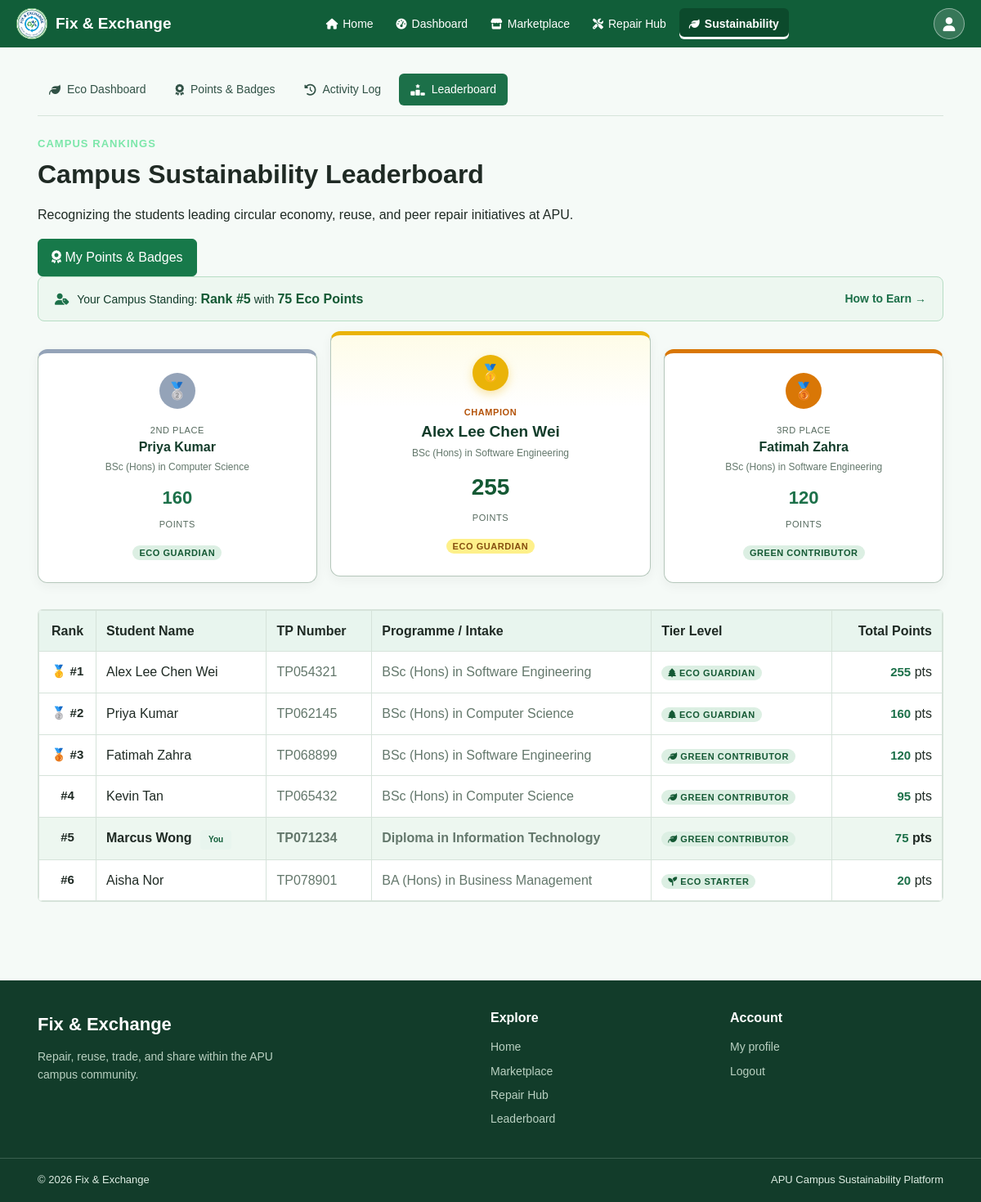
/src/sustainability/leaderboard.php (signed in), run on the app's committed database.
### tables this page shows
CREATE TABLE IF NOT EXISTS users (
    user_id INT AUTO_INCREMENT PRIMARY KEY,
    full_name VARCHAR(100) NOT NULL,
    email VARCHAR(255) NOT NULL UNIQUE,
    password_hash VARCHAR(255) NOT NULL,
    role VARCHAR(20) NOT NULL DEFAULT 'Student',
     
    account_status VARCHAR(20) NOT NULL DEFAULT 'Active',
    total_points INT NOT NULL DEFAULT 0,
    created_at DATETIME NOT NULL DEFAULT CURRENT_TIMESTAMP,
    tp_number VARCHAR(20) NOT NULL UNIQUE,
    phone_number VARCHAR(30),
    intake_code VARCHAR(50),
    academic_program VARCHAR(100)
);

### includes/auth-check.php (called while the page is built, shortened)
<?php
function current_user(): ?array
{
    return $_SESSION['user'] ?? null;
}
if (!function_exists('escape_html')) {
    function escape_html($text): string
    {
        return htmlspecialchars((string) $text, ENT_QUOTES, 'UTF-8');
    }
}

### src/sustainability/leaderboard.php (the view, shortened to what this page needs)
<?php
require __DIR__ . '/../../includes/auth-check.php';
require __DIR__ . '/../../includes/sustainability-helpers.php';
$user = current_user();
$userId = (int) $user['user_id'];
$userStmt = mysqli_prepare($conn, 'SELECT total_points FROM users WHERE user_id = ?');
mysqli_stmt_bind_param($userStmt, 'i', $userId);
mysqli_stmt_execute($userStmt);
$userData = mysqli_fetch_assoc(mysqli_stmt_get_result($userStmt));
$currentUserPoints = (int) ($userData['total_points'] ?? 0);
$userRank = null;
if ($currentUserPoints > 0) {
    $rankStmt = mysqli_prepare(
        $conn,
        "SELECT COUNT(*) + 1 AS student_rank
         FROM users
         WHERE role = 'Student' AND total_points > ?"
    );
    mysqli_stmt_bind_param($rankStmt, 'i', $currentUserPoints);
    mysqli_stmt_execute($rankStmt);
    $userRank = (int) (mysqli_fetch_assoc(mysqli_stmt_get_result($rankStmt))['student_rank'] ?? 1);
}
$leaderboardStmt = mysqli_prepare(
    $conn,
    "SELECT user_id, full_name, tp_number, academic_program, total_points
     FROM users
     WHERE role = 'Student' AND total_points > 0
     ORDER BY total_points DESC, user_id ASC
     LIMIT 50"
);
mysqli_stmt_execute($leaderboardStmt);
$rankings = mysqli_fetch_all(mysqli_stmt_get_result($leaderboardStmt), MYSQLI_ASSOC);
$podium = array_slice($rankings, 0, 3);
require __DIR__ . '/../../includes/header.php';
?>
<section class="section sust-page">
    <div class="container">
        <div class="repair-header-row">
            <div>
                <p class="sust-kicker">CAMPUS RANKINGS</p>
                <h1>Campus Sustainability Leaderboard</h1>
                <p>Recognizing the students leading circular economy, reuse, and peer repair initiatives at APU.</p>
            </div>
            <a class="btn btn-primary" href="points.php">
                <i class="fa-solid fa-award" aria-hidden="true"></i> My Points &amp; Badges
            </a>
        </div>
        <div class="sust-user-rank-banner">
            <div>
                <i class="fa-solid fa-user-tag" aria-hidden="true" style="color: #1c7049; margin-right: 6px;"></i>
                Your Campus Standing:
                <?php if ($currentUserPoints > 0 && $userRank): ?>
                    <strong>Rank #<?= $userRank ?></strong> with <strong><?= $currentUserPoints ?> Eco Points</strong>
                <?php else: ?>
                    <strong>Unranked (0 Points)</strong> &ndash; Complete a repair or giveaway to get on the board!
                <?php endif; ?>
            </div>
            <a href="points.php" style="font-weight: 600; color: #1c7049; text-decoration: none;">
                How to Earn &rarr;
            </a>
        </div>
        <?php if (!$rankings): ?>
            <div class="repair-empty-state">
                <i class="fa-solid fa-trophy" aria-hidden="true"></i>
                <h3>No campus scores recorded yet</h3>
                <p>Be the very first student to earn points and claim the #1 spot on the leaderboard!</p>
                <div style="display: flex; gap: 10px; justify-content: center;">
                    <a class="btn btn-primary" href="../repair-requester/create-request.php">
                        <i class="fa-solid fa-screwdriver-wrench"></i> Request a Repair
                    </a>
                    <a class="btn btn-outline-primary" href="../buyer-seller/create-listing.php">
                        <i class="fa-solid fa-plus"></i> Post an Item
                    </a>
                </div>
            </div>
        <?php else: ?>
            <div class="sust-podium-grid">
                <?php if (isset($podium[1])): ?>
                    <?php $tier2 = calculate_eco_tier((int) $podium[1]['total_points']); ?>
                    <div class="sust-podium-card second">
                        <div class="sust-podium-medal">🥈</div>
                        <span class="sust-podium-label">2nd Place</span>
                        <h3 class="sust-podium-name"><?= escape_html($podium[1]['full_name']) ?></h3>
                        <p class="sust-podium-program"><?= escape_html($podium[1]['academic_program'] ?: 'Student') ?></p>
                        <span class="sust-podium-points"><?= (int) $podium[1]['total_points'] ?></span>
                        <span class="sust-podium-label">Points</span>
                        <div style="margin-top: 10px;">
                            <span class="sust-tier-tag"><?= escape_html($tier2['name']) ?></span>
                        </div>
                    </div>
                <?php else: ?>
                    <div></div>
                <?php endif; ?>
                <?php if (isset($podium[0])): ?>
                    <?php $tier1 = calculate_eco_tier((int) $podium[0]['total_points']); ?>
                    <div class="sust-podium-card first">
                        <div class="sust-podium-medal">🥇</div>
                        <span class="sust-podium-label" style="color: #b45309; font-weight: 700;">Champion</span>
                        <h3 class="sust-podium-name" style="font-size: 19px;"><?= escape_html($podium[0]['full_name']) ?></h3>
                        <p class="sust-podium-program"><?= escape_html($podium[0]['academic_program'] ?: 'Student') ?></p>
                        <span class="sust-podium-points" style="font-size: 28px; color: #145934;"><?= (int) $podium[0]['total_points'] ?></span>
                        <span class="sust-podium-label">Points</span>
                        <div style="margin-top: 10px;">
                            <span class="sust-tier-tag" style="background: #fef08a; color: #854d0e;"><?= escape_html($tier1['name']) ?></span>
                        </div>
                    </div>
                <?php endif; ?>
                <?php if (isset($podium[2])): ?>
                    <?php $tier3 = calculate_eco_tier((int) $podium[2]['total_points']); ?>
                    <div class="sust-podium-card third">
                        <div class="sust-podium-medal">🥉</div>
                        <span class="sust-podium-label">3rd Place</span>
                        <h3 class="sust-podium-name"><?= escape_html($podium[2]['full_name']) ?></h3>
                        <p class="sust-podium-program"><?= escape_html($podium[2]['academic_program'] ?: 'Student') ?></p>
                        <span class="sust-podium-points"><?= (int) $podium[2]['total_points'] ?></span>
                        <span class="sust-podium-label">Points</span>
                        <div style="margin-top: 10px;">
                            <span class="sust-tier-tag"><?= escape_html($tier3['name']) ?></span>
                        </div>
                    </div>
                <?php else: ?>
                    <div></div>
                <?php endif; ?>
            </div>
            <div class="table-wrap card">
                <table class="table">
                    <thead>
                        <tr>
                            <th style="width: 70px; text-align: center;">Rank</th>
                            <th>Student Name</th>
                            <th>TP Number</th>
                            <th>Programme / Intake</th>
                            <th>Tier Level</th>
                            <th style="text-align: right;">Total Points</th>
                        </tr>
                    </thead>
                    <tbody>
                        <?php foreach ($rankings as $index => $row): ?>
                            <?php
                            $rank = $index + 1;
                            $isUserRow = ((int) $row['user_id'] === $userId);
                            $tier = calculate_eco_tier((int) $row['total_points']);
                            $medalIcon = '';
                            if ($rank === 1) $medalIcon = '🥇 ';
                            elseif ($rank === 2) $medalIcon = '🥈 ';
                            elseif ($rank === 3) $medalIcon = '🥉 ';
                            ?>
                            <tr style="<?= $isUserRow ? 'background: #edf7f0; font-weight: 600;' : '' ?>">
                                <td style="text-align: center; font-size: 15px;">
                                    <strong><?= $medalIcon ?>#<?= $rank ?></strong>
                                </td>
                                <td>
                                    <?= escape_html($row['full_name']) ?>
                                    <?php if ($isUserRow): ?>
                                        <span class="badge badge-primary" style="font-size: 10px; margin-left: 6px;">You</span>
                                    <?php endif; ?>
                                </td>
                                <td style="color: #63776b;"><?= escape_html($row['tp_number']) ?></td>
                                <td style="color: #63776b;"><?= escape_html($row['academic_program'] ?: '—') ?></td>
                                <td>
                                    <span class="sust-tier-tag">
                                        <i class="fa-solid <?= escape_html($tier['badge']) ?>" aria-hidden="true"></i>
                                        <?= escape_html($tier['name']) ?>
                                    </span>
                                </td>
                                <td style="text-align: right;">
                                    <strong style="color: #1c7049; font-size: 15px;"><?= (int) $row['total_points'] ?></strong> pts
                                </td>
                            </tr>
                        <?php endforeach; ?>
                    </tbody>
                </table>
            </div>
        <?php endif; ?>
    </div>
</section>
<?php require __DIR__ . '/../../includes/footer.php'; ?>

### assets/css/style.css (style rules this page uses)
* { box-sizing: border-box; }
body { margin: 0; font-family: Arial, sans-serif; font-size: 16px; line-height: 1.6; color: #1f2a24; background-color: #f5faf7; }
h1 { margin-top: 0; margin-bottom: 16px; line-height: 1.3; font-size: 32px; }
h3 { margin-top: 0; margin-bottom: 16px; line-height: 1.3; font-size: 22px; }
p { margin-top: 0; margin-bottom: 16px; }
a { color: #115e39; }
.container { width: 100%; max-width: 1140px; margin: 0 auto; padding: 0 16px; }
.section { padding: 32px 0; }
.btn { display: inline-block; padding: 10px 16px; line-height: 1.5; text-align: center; text-decoration: none; color: #1f2a24; background-color: #ffffff; border: 1px solid #b5c7bb; border-radius: 6px; cursor: pointer; }
.btn-primary { color: #ffffff; background-color: #17794a; border-color: #17794a; }
.card { margin-bottom: 16px; background-color: #ffffff; border: 1px solid #d6e3da; border-radius: 6px; }
.badge { display: inline-block; padding: 4px 10px; font-size: 14px; border-radius: 4px; color: #1f2a24; background-color: #eef3f0; }
.badge-primary { color: #115e39; background-color: #e8f5ee; }
.table-wrap { width: 100%; overflow-x: auto; }
.table { width: 100%; border-collapse: collapse; background-color: #ffffff; }
th { padding: 12px; text-align: left; vertical-align: top; border: 1px solid #d6e3da; background-color: #e8f5ee; }
td { padding: 12px; text-align: left; vertical-align: top; border: 1px solid #d6e3da; }

### assets/css/sustainability.css (style rules this page uses)
.sust-kicker { margin: 0 0 6px; color: #7ce7aa; font-size: 13px; font-weight: 700; letter-spacing: 0.08em; text-transform: uppercase; }
.sust-tier-tag { font-size: 11px; padding: 3px 8px; border-radius: 10px; background: #dcefe3; color: #145934; font-weight: 600; text-transform: uppercase; letter-spacing: 0.05em; }
.sust-podium-grid { display: grid; grid-template-columns: 1fr 1.15fr 1fr; gap: 16px; align-items: flex-end; margin-bottom: 32px; }
.sust-podium-card { background: #ffffff; border: 1px solid #b5c7bb; border-radius: 12px; padding: 24px 18px; text-align: center; box-shadow: 0 4px 14px rgba(31, 42, 36, 0.05); position: relative; }
.sust-podium-card.first { border-top: 5px solid #eab308; background: linear-gradient(180deg, #fefce8 0%, #ffffff 30%); transform: translateY(-8px); }
.sust-podium-card.second { border-top: 5px solid #94a3b8; }
.sust-podium-card.third { border-top: 5px solid #d97706; }
.sust-podium-medal { width: 44px; height: 44px; border-radius: 50%; margin: 0 auto 12px; display: flex; align-items: center; justify-content: center; font-size: 20px; color: #ffffff; font-weight: bold; }
.sust-podium-card.first .sust-podium-medal { background: #eab308; box-shadow: 0 4px 12px rgba(234, 179, 8, 0.35); }
.sust-podium-card.second .sust-podium-medal { background: #94a3b8; }
.sust-podium-card.third .sust-podium-medal { background: #d97706; }
.sust-podium-name { font-size: 16px; font-weight: 700; color: #123c2a; margin: 0 0 4px; white-space: nowrap; overflow: hidden; text-overflow: ellipsis; }
.sust-podium-program { font-size: 12px; color: #63776b; margin: 0 0 10px; }
.sust-podium-points { font-size: 22px; font-weight: 800; color: #1c7049; display: block; }
.sust-podium-label { font-size: 11px; color: #55695d; text-transform: uppercase; letter-spacing: 0.05em; }
.sust-user-rank-banner { background: #edf7f0; border: 1px solid #b7ddc4; border-radius: 8px; padding: 14px 20px; margin-bottom: 20px; display: flex; align-items: center; justify-content: space-between; font-size: 14px; color: #123c2a; }
.sust-user-rank-banner strong { color: #145934; font-size: 16px; }

### data on the page
users: total_points "75", rank "5", full_name "Marcus Wong", shows "You", tp_number "TP071234", academic_program "Diploma in Information Technology", total_points "GREEN CONTRIBUTOR"
users: full_name "Priya Kumar", academic_program "BSc (Hons) in Computer Science", total_points "160", total_points "ECO GUARDIAN", medalIcon "🥈", rank "2", tp_number "TP062145"
users: full_name "Alex Lee Chen Wei", academic_program "BSc (Hons) in Software Engineering", total_points "255", total_points "ECO GUARDIAN", medalIcon "🥇", rank "1", tp_number "TP054321"
users: full_name "Fatimah Zahra", academic_program "BSc (Hons) in Software Engineering", total_points "120", total_points "GREEN CONTRIBUTOR", medalIcon "🥉", rank "3", tp_number "TP068899"
users: rank "4", full_name "Kevin Tan", tp_number "TP065432", academic_program "BSc (Hons) in Computer Science", total_points "GREEN CONTRIBUTOR", total_points "95"
users: rank "6", full_name "Aisha Nor", tp_number "TP078901", academic_program "BA (Hons) in Business Management", total_points "ECO STARTER", total_points "20"

### other printed values
$link[0] "Eco Dashboard"
$link[0] "Points & Badges"
$link[0] "Activity Log"
$link[0] "Leaderboard"
$userRank "5"
